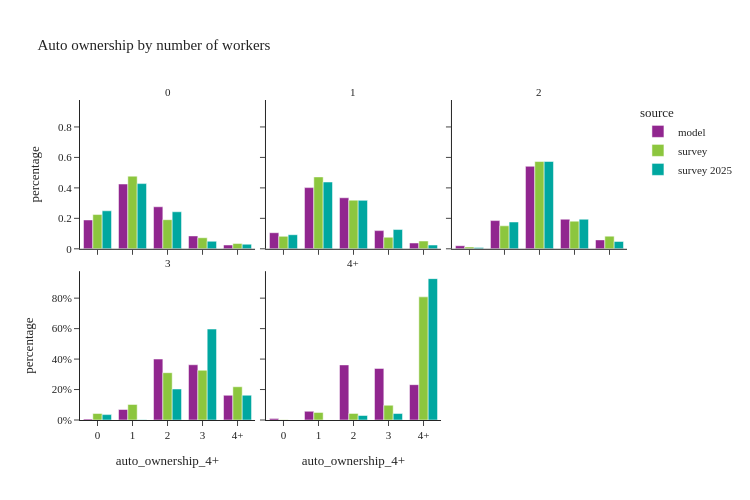

Notebook source saved alongside this figure:
### Code cell
util.plot_share_facetbar(hh_data, 'hh_weight', share_col="auto_ownership_4+", title="Auto ownership by number of workers", 
                            facet_col="num_workers_4+", facet_col_wrap=3, height=500, orientation='v')

### Figure 1 — Plotly figure (JSON) as saved in the notebook; plotly's stock layout.template omitted (floating-point values rounded to 4 significant figures)
{"data": [{"alignmentgroup": "True", "customdata": [[70699], [158783], [103003], [31549], [9280]], "hovertemplate": "source=model<br>num_workers_4+=0<br>auto_ownership_4+=%{x}<br>percentage=%{y}<br>sample_size=%{customdata[0]}<extra></extra>", "legendgroup": "model", "marker": {"color": "#91268F", "pattern": {"shape": ""}}, "name": "model", "offsetgroup": "model", "orientation": "v", "showlegend": true, "textposition": "auto", "type": "bar", "x": ["0", "1", "2", "3", "4+"], "xaxis": "x4", "y": [0.1894, 0.4253, 0.2759, 0.08451, 0.02486], "yaxis": "y4"}, {"alignmentgroup": "True", "customdata": [[71466], [272176], [227080], [80915], [25844]], "hovertemplate": "source=model<br>num_workers_4+=1<br>auto_ownership_4+=%{x}<br>percentage=%{y}<br>sample_size=%{customdata[0]}<extra></extra>", "legendgroup": "model", "marker": {"color": "#91268F", "pattern": {"shape": ""}}, "name": "model", "offsetgroup": "model", "orientation": "v", "showlegend": false, "textposition": "auto", "type": "bar", "x": ["0", "1", "2", "3", "4+"], "xaxis": "x5", "y": [0.1055, 0.4017, 0.3352, 0.1194, 0.03815], "yaxis": "y5"}, {"alignmentgroup": "True", "customdata": [[11276], [103317], [302009], [108327], [32670]], "hovertemplate": "source=model<br>num_workers_4+=2<br>auto_ownership_4+=%{x}<br>percentage=%{y}<br>sample_size=%{customdata[0]}<extra></extra>", "legendgroup": "model", "marker": {"color": "#91268F", "pattern": {"shape": ""}}, "name": "model", "offsetgroup": "model", "orientation": "v", "showlegend": false, "textposition": "auto", "type": "bar", "x": ["0", "1", "2", "3", "4+"], "xaxis": "x6", "y": [0.02022, 0.1853, 0.5416, 0.1943, 0.05859], "yaxis": "y6"}, {"alignmentgroup": "True", "customdata": [[373], [4330], [25135], [22782], [10186]], "hovertemplate": "source=model<br>num_workers_4+=3<br>auto_ownership_4+=%{x}<br>percentage=%{y}<br>sample_size=%{customdata[0]}<extra></extra>", "legendgroup": "model", "marker": {"color": "#91268F", "pattern": {"shape": ""}}, "name": "model", "offsetgroup": "model", "orientation": "v", "showlegend": false, "textposition": "auto", "type": "bar", "x": ["0", "1", "2", "3", "4+"], "xaxis": "x", "y": [0.005939, 0.06894, 0.4002, 0.3627, 0.1622], "yaxis": "y"}, {"alignmentgroup": "True", "customdata": [[673], [3667], [23206], [21723], [14883]], "hovertemplate": "source=model<br>num_workers_4+=4+<br>auto_ownership_4+=%{x}<br>percentage=%{y}<br>sample_size=%{customdata[0]}<extra></extra>", "legendgroup": "model", "marker": {"color": "#91268F", "pattern": {"shape": ""}}, "name": "model", "offsetgroup": "model", "orientation": "v", "showlegend": false, "textposition": "auto", "type": "bar", "x": ["0", "1", "2", "3", "4+"], "xaxis": "x2", "y": [0.01049, 0.05716, 0.3617, 0.3386, 0.232], "yaxis": "y2"}, {"alignmentgroup": "True", "customdata": [[236], [422], [243], [77], [27]], "hovertemplate": "source=survey<br>num_workers_4+=0<br>auto_ownership_4+=%{x}<br>percentage=%{y}<br>sample_size=%{customdata[0]}<extra></extra>", "legendgroup": "survey", "marker": {"color": "#8CC63E", "pattern": {"shape": ""}}, "name": "survey", "offsetgroup": "survey", "orientation": "v", "showlegend": true, "textposition": "auto", "type": "bar", "x": ["0", "1", "2", "3", "4+"], "xaxis": "x4", "y": [0.2249, 0.4769, 0.1911, 0.07261, 0.03453], "yaxis": "y4"}, {"alignmentgroup": "True", "customdata": [[333], [878], [315], [67], [34]], "hovertemplate": "source=survey<br>num_workers_4+=1<br>auto_ownership_4+=%{x}<br>percentage=%{y}<br>sample_size=%{customdata[0]}<extra></extra>", "legendgroup": "survey", "marker": {"color": "#8CC63E", "pattern": {"shape": ""}}, "name": "survey", "offsetgroup": "survey", "orientation": "v", "showlegend": false, "textposition": "auto", "type": "bar", "x": ["0", "1", "2", "3", "4+"], "xaxis": "x5", "y": [0.08182, 0.472, 0.3194, 0.07574, 0.05106], "yaxis": "y5"}, {"alignmentgroup": "True", "customdata": [[63], [371], [519], [105], [40]], "hovertemplate": "source=survey<br>num_workers_4+=2<br>auto_ownership_4+=%{x}<br>percentage=%{y}<br>sample_size=%{customdata[0]}<extra></extra>", "legendgroup": "survey", "marker": {"color": "#8CC63E", "pattern": {"shape": ""}}, "name": "survey", "offsetgroup": "survey", "orientation": "v", "showlegend": false, "textposition": "auto", "type": "bar", "x": ["0", "1", "2", "3", "4+"], "xaxis": "x6", "y": [0.01169, 0.1509, 0.5729, 0.1814, 0.0831], "yaxis": "y6"}, {"alignmentgroup": "True", "customdata": [[6], [15], [31], [35], [20]], "hovertemplate": "source=survey<br>num_workers_4+=3<br>auto_ownership_4+=%{x}<br>percentage=%{y}<br>sample_size=%{customdata[0]}<extra></extra>", "legendgroup": "survey", "marker": {"color": "#8CC63E", "pattern": {"shape": ""}}, "name": "survey", "offsetgroup": "survey", "orientation": "v", "showlegend": false, "textposition": "auto", "type": "bar", "x": ["0", "1", "2", "3", "4+"], "xaxis": "x", "y": [0.04247, 0.1021, 0.3106, 0.3264, 0.2184], "yaxis": "y"}, {"alignmentgroup": "True", "customdata": [[1], [8], [6], [5], [13]], "hovertemplate": "source=survey<br>num_workers_4+=4+<br>auto_ownership_4+=%{x}<br>percentage=%{y}<br>sample_size=%{customdata[0]}<extra></extra>", "legendgroup": "survey", "marker": {"color": "#8CC63E", "pattern": {"shape": ""}}, "name": "survey", "offsetgroup": "survey", "orientation": "v", "showlegend": false, "textposition": "auto", "type": "bar", "x": ["0", "1", "2", "3", "4+"], "xaxis": "x2", "y": [0.001362, 0.04979, 0.04348, 0.09689, 0.8085], "yaxis": "y2"}, {"alignmentgroup": "True", "customdata": [[86], [395], [318], [101], [35]], "hovertemplate": "source=survey 2025<br>num_workers_4+=0<br>auto_ownership_4+=%{x}<br>percentage=%{y}<br>sample_size=%{customdata[0]}<extra></extra>", "legendgroup": "survey 2025", "marker": {"color": "#00A7A0", "pattern": {"shape": ""}}, "name": "survey 2025", "offsetgroup": "survey 2025", "orientation": "v", "showlegend": true, "textposition": "auto", "type": "bar", "x": ["0", "1", "2", "3", "4+"], "xaxis": "x4", "y": [0.2494, 0.4281, 0.2431, 0.0493, 0.03001], "yaxis": "y4"}, {"alignmentgroup": "True", "customdata": [[104], [405], [245], [80], [35]], "hovertemplate": "source=survey 2025<br>num_workers_4+=1<br>auto_ownership_4+=%{x}<br>percentage=%{y}<br>sample_size=%{customdata[0]}<extra></extra>", "legendgroup": "survey 2025", "marker": {"color": "#00A7A0", "pattern": {"shape": ""}}, "name": "survey 2025", "offsetgroup": "survey 2025", "orientation": "v", "showlegend": false, "textposition": "auto", "type": "bar", "x": ["0", "1", "2", "3", "4+"], "xaxis": "x5", "y": [0.0924, 0.4384, 0.3181, 0.1265, 0.0247], "yaxis": "y5"}, {"alignmentgroup": "True", "customdata": [[9], [105], [270], [86], [37]], "hovertemplate": "source=survey 2025<br>num_workers_4+=2<br>auto_ownership_4+=%{x}<br>percentage=%{y}<br>sample_size=%{customdata[0]}<extra></extra>", "legendgroup": "survey 2025", "marker": {"color": "#00A7A0", "pattern": {"shape": ""}}, "name": "survey 2025", "offsetgroup": "survey 2025", "orientation": "v", "showlegend": false, "textposition": "auto", "type": "bar", "x": ["0", "1", "2", "3", "4+"], "xaxis": "x6", "y": [0.008105, 0.176, 0.5734, 0.1942, 0.04828], "yaxis": "y6"}, {"alignmentgroup": "True", "customdata": [[1], [1], [12], [26], [10]], "hovertemplate": "source=survey 2025<br>num_workers_4+=3<br>auto_ownership_4+=%{x}<br>percentage=%{y}<br>sample_size=%{customdata[0]}<extra></extra>", "legendgroup": "survey 2025", "marker": {"color": "#00A7A0", "pattern": {"shape": ""}}, "name": "survey 2025", "offsetgroup": "survey 2025", "orientation": "v", "showlegend": false, "textposition": "auto", "type": "bar", "x": ["0", "1", "2", "3", "4+"], "xaxis": "x", "y": [0.03537, 0.001032, 0.2037, 0.5972, 0.1627], "yaxis": "y"}, {"alignmentgroup": "True", "customdata": [[1], [1], [7]], "hovertemplate": "source=survey 2025<br>num_workers_4+=4+<br>auto_ownership_4+=%{x}<br>percentage=%{y}<br>sample_size=%{customdata[0]}<extra></extra>", "legendgroup": "survey 2025", "marker": {"color": "#00A7A0", "pattern": {"shape": ""}}, "name": "survey 2025", "offsetgroup": "survey 2025", "orientation": "v", "showlegend": false, "textposition": "auto", "type": "bar", "x": ["2", "3", "4+"], "xaxis": "x2", "y": [0.02945, 0.04243, 0.9281], "yaxis": "y2"}], "layout": {"annotations": [{"font": {}, "showarrow": false, "text": "3", "x": 0.16, "xanchor": "center", "xref": "paper", "y": 0.465, "yanchor": "bottom", "yref": "paper"}, {"font": {}, "showarrow": false, "text": "4+", "x": 0.5, "xanchor": "center", "xref": "paper", "y": 0.465, "yanchor": "bottom", "yref": "paper"}, {"font": {}, "showarrow": false, "text": "0", "x": 0.16, "xanchor": "center", "xref": "paper", "y": 1.0, "yanchor": "bottom", "yref": "paper"}, {"font": {}, "showarrow": false, "text": "1", "x": 0.5, "xanchor": "center", "xref": "paper", "y": 1.0, "yanchor": "bottom", "yref": "paper"}, {"font": {}, "showarrow": false, "text": "2", "x": 0.84, "xanchor": "center", "xref": "paper", "y": 1.0, "yanchor": "bottom", "yref": "paper"}], "barmode": "group", "height": 500, "legend": {"title": {"text": "source"}, "tracegroupgap": 0}, "title": {"text": "Auto ownership by number of workers"}, "width": 750, "xaxis": {"anchor": "y", "domain": [0.0, 0.32], "title": {"text": "auto_ownership_4+"}}, "xaxis2": {"anchor": "y2", "domain": [0.34, 0.66], "matches": "x", "title": {"text": "auto_ownership_4+"}}, "xaxis3": {"anchor": "y3", "domain": [0.68, 1.0], "matches": "x", "title": {"text": "auto_ownership_4+"}}, "xaxis4": {"anchor": "y4", "domain": [0.0, 0.32], "matches": "x", "showticklabels": false}, "xaxis5": {"anchor": "y5", "domain": [0.34, 0.66], "matches": "x", "showticklabels": false}, "xaxis6": {"anchor": "y6", "domain": [0.68, 1.0], "matches": "x", "showticklabels": false}, "yaxis": {"anchor": "x", "domain": [0.0, 0.465], "tickformat": ".0%", "title": {"text": "percentage"}}, "yaxis2": {"anchor": "x2", "domain": [0.0, 0.465], "matches": "y", "showticklabels": false, "tickformat": ".0%"}, "yaxis3": {"anchor": "x3", "domain": [0.0, 0.465], "matches": "y", "showticklabels": false}, "yaxis4": {"anchor": "x4", "domain": [0.535, 1.0], "matches": "y", "title": {"text": "percentage"}}, "yaxis5": {"anchor": "x5", "domain": [0.535, 1.0], "matches": "y", "showticklabels": false}, "yaxis6": {"anchor": "x6", "domain": [0.535, 1.0], "matches": "y", "showticklabels": false}}}
